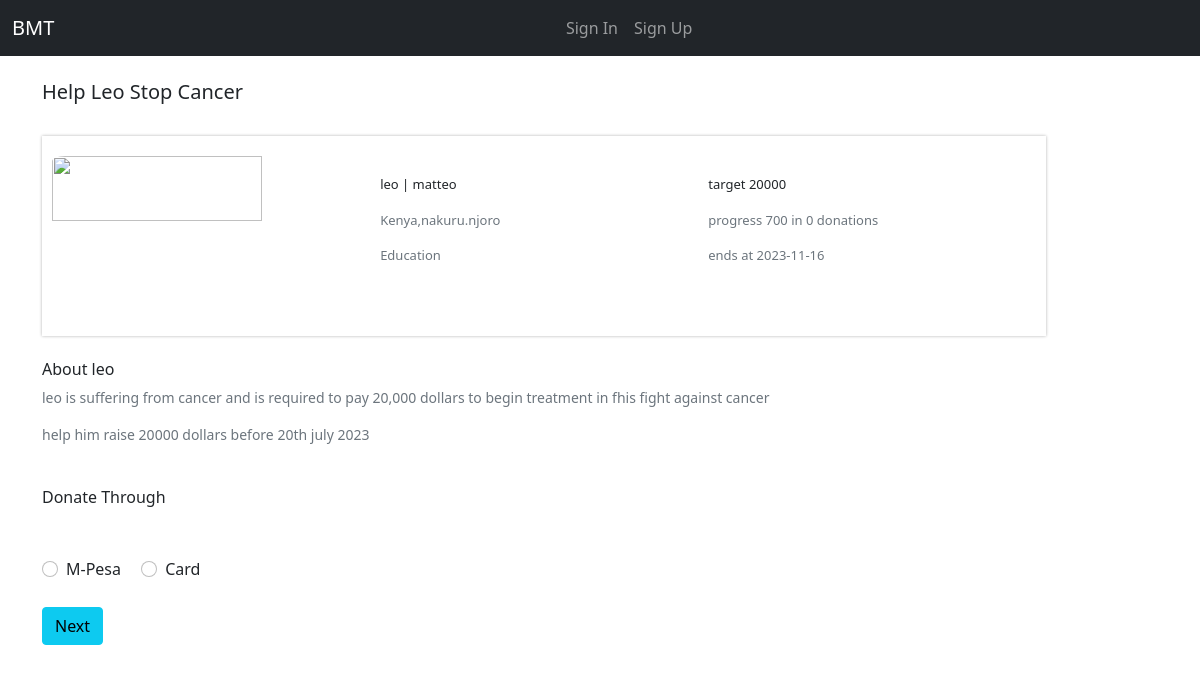
The app's page /Users/project/24/details with its own data.
### Users/models.py (models this page shows, shortened)
class Project(models.Model):
    user = models.ForeignKey(MyUser, on_delete=models.CASCADE)
    title=models.CharField(max_length=30)
    first_name=models.CharField(max_length=100)
    last_name=models.CharField(max_length=100)
    surname=models.CharField(max_length=100,blank=True)
    target_relationship=models.CharField(max_length=100,blank=True)
    target_country=models.CharField(max_length=100,blank=True)
    target_city=models.CharField(max_length=100,blank=True)
    target_area=models.CharField(max_length=100,blank=True)
    problem=models.TextField(max_length=500,blank=True)
    solution=models.TextField(max_length=300,blank=True)
    target_amount=models.PositiveIntegerField(default=0)
    achieved_amount=models.PositiveIntegerField(default=0)
    date=models.DateTimeField(auto_now=True)
    expiry=models.CharField(max_length=100)
    status=models.CharField(max_length=10)
    def __str__(self):
        return f"{self.user}"

### Users/views.py (the view, shortened to what this page needs)
# urls.py: path('project/<int:pk>/details', ProjectDetail.as_view(), name='projectid'),
class ProjectDetail(DetailView):
    template_name='Users/projectid.html'
    context_object_name='project'
    model=Project
    def get_context_data(self, *, object_list=None, **kwargs):
        context = super(ProjectDetail, self).get_context_data(**kwargs)
        user = self.request.user
        print(type(user))
        context['donations'] =StripeCardPayments.objects.filter(project_id=self.kwargs['pk']).count()
        print(context)
        return context

### Users/models.py (called while the page is built)
    def __str__(self):
        return self.email

### Users/templates/Users/projectid.html (shortened to what this page needs)
{% extends 'Users/base.html' %}
{% load static %}
{% block content %}
<div class="container">
    <br>
      <h5>{{ project.title|title }}</h5>
    <br>
    <div class="idcontainer ">
        <div class="img-container">
            <img src="https://encrypted-tbn0.gstatic.com/images?q=tbn:ANd9GcRO-4Q4uAw7MPWWiDNf2KqwdAswigARFbz6_Q&usqp=CAU">
        </div>
        <div>
            <br><br>
            <p>{{ project.first_name }} | {{ project.last_name }} </p>
            <p class="text-muted"> {{ project.target_country  }},{{ project.target_city }}.{{ project.target_area }} </p>
            <p class="text-muted">Education</p>
        </div>
        <div>
            <br><br>
            <p>target {{ project.target_amount }}  </p>
            <p class="text-muted">progress {{ project.achieved_amount  }} in {{ donations }} donations </p>
            <p class="text-muted">ends at {{ project.expiry }}</p>
        </div>
    </div>
<br>
    <div style="font-size:14px;">
        <h6>About {{ project.first_name }}</h6>
        <p class="text-muted">{{ project.problem }}</p>
        <p class="text-muted">{{ project.solution }} </p>
    </div>
<div>
    <br>
    Donate Through
    <br><br>
  </div>
    <br>
    <form method="POST">
<div id="trade-table">
       <div class="form-check form-check-inline"  >
          <input class="form-check-input" type="radio" name="line" id="name" data-rate="M-Pesa" value='M-Pesa'  >
           <label>M-Pesa</label>
       </div>
      <div class="form-check form-check-inline">
          <input class="form-check-input" type="radio" name="line" id="card" value='Card'  >
          <label>Card</label>
      </div>
<br>
    <br>
    <button class="btn btn-info">Next</button>
    </form>
</div>
</div>
{% endblock %}

### Users/static/Users/styles.css (style rules this page uses)
body { margin-top: 0px !important; }
.idcontainer { width: 90%; margin: 0 ; display: grid; grid-template-columns: repeat(3, 1.9fr); grid-gap: 0px; padding: 0 10px; height:200px; box-shadow: 0px 0px 3px 0px rgba(0, 0, 0, 0.3); font-size: 13px; }
.img-container { margin-top:20px; }
.idcontainer img { width: 80%; height: 60%; margin: auto; border-radius: 5%; }

### Users/static/Users/docs.css (style rules this page uses)
@media (min-width: 768px) { :root { scroll-padding-top:4rem } }

### records on screen
Project: title "Help Leo Stop Cancer", first_name "leo", last_name "matteo", target_country "Kenya", target_city "nakuru", target_area "njoro", target_amount "20000", achieved_amount "700", expiry "2023-11-16", problem "leo is suffering from cancer and is required to pay 20,000 dollars to begin treatment in fhis fight against cancer", solution "help him raise 20000 dollars before 20th july 2023"

### other values on screen
{{ donations }} "0"
